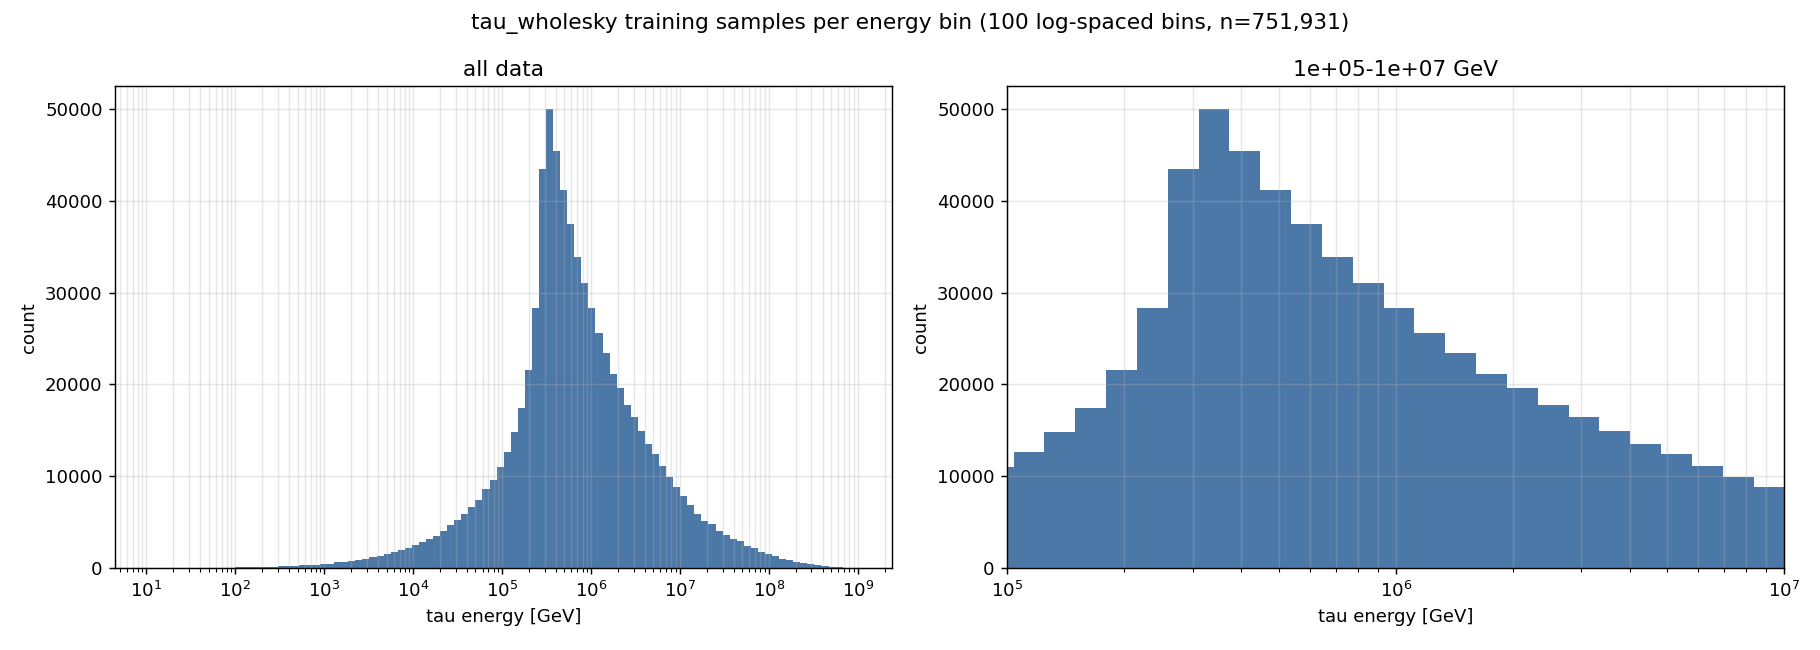

Here is the Python script that generated this plot:
"""Histogram of tau_wholesky training-sample energies, 100 log-spaced bins.

Reads TAU_WHOLESKY_PATH's `energy` dataset (GeV) and plots a histogram of
sample counts per energy bin, over the full range and zoomed to 1e5-1e7 GeV.
Energies span ~1e1-1e9 GeV (8 decades) overall, so bins are log-spaced.
"""
import os

import h5py
import matplotlib

matplotlib.use("Agg")
import matplotlib.pyplot as plt
import numpy as np

H5_PATH = os.path.join(os.path.dirname(__file__), "tau_wholesky_n750k.h5")
N_BINS = 100
ZOOM_LO_GEV, ZOOM_HI_GEV = 1e5, 1e7

with h5py.File(H5_PATH, "r") as f:
    energy = f["energy"][:]

log_e = np.log10(energy)
bin_edges = np.linspace(log_e.min(), log_e.max(), N_BINS + 1)
counts, _ = np.histogram(log_e, bins=bin_edges)
bin_edges_gev = 10 ** bin_edges

out_dir = os.path.dirname(__file__)

fig, (ax_all, ax_zoom) = plt.subplots(1, 2, figsize=(14, 5))

for ax, title in ((ax_all, "all data"),
                   (ax_zoom, f"{ZOOM_LO_GEV:.0e}-{ZOOM_HI_GEV:.0e} GeV")):
    ax.bar(bin_edges_gev[:-1], counts, width=np.diff(bin_edges_gev),
           align="edge", color="#4C78A8", edgecolor="none")
    ax.set_xscale("log")
    ax.set_xlabel("tau energy [GeV]")
    ax.set_ylabel("count")
    ax.set_title(title)
    ax.grid(alpha=0.3, which="both")

ax_zoom.set_xlim(ZOOM_LO_GEV, ZOOM_HI_GEV)
in_zoom = (bin_edges_gev[:-1] >= ZOOM_LO_GEV) & (bin_edges_gev[:-1] < ZOOM_HI_GEV)
ax_zoom.set_ylim(0, counts[in_zoom].max() * 1.05)

fig.suptitle(f"tau_wholesky training samples per energy bin "
             f"({N_BINS} log-spaced bins, n={energy.size:,})")
fig.tight_layout()
png_path = os.path.join(out_dir, "energy_histogram.png")
fig.savefig(png_path, dpi=130)

print(f"n samples   : {energy.size}")
print(f"energy range: {energy.min():.3g} - {energy.max():.3g} GeV")
print(f"[save] {png_path}")
